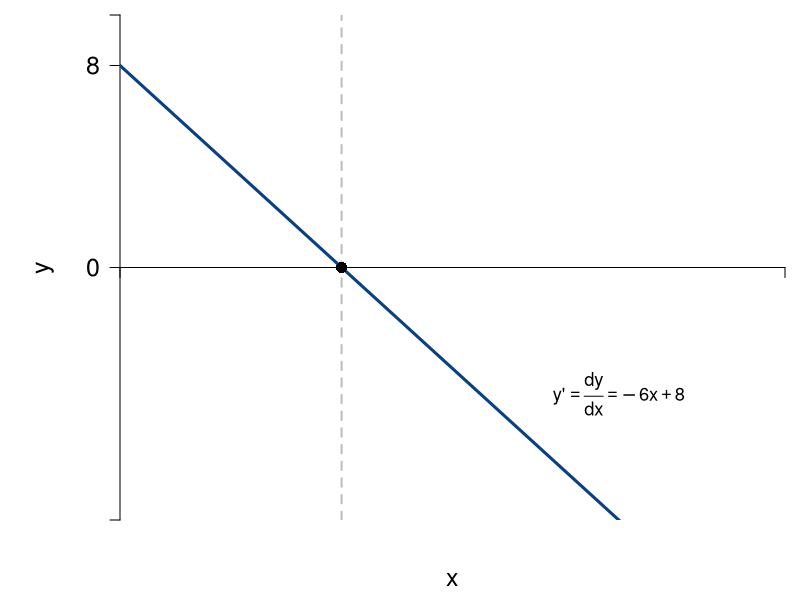

Write R code to recreate this figure.
#Graph Designer: Scott Cohn
#Authors: Bowles and Halliday
#Title: Coordination, Conflict and Competition: A Text in Microeconomics

library(shape)
pdf(file = "mathappendix/function_and_deriv_2.pdf", width = 8, height = 6)
par(mar=c(4,6,0.75,0.75))

#Set parameters for graphics
axislabelsize <- 1.5
labelsize <- 1.1
graphlinewidth <- 3
segmentlinewidth <- 2

COL <- c("#7fc97f", "#beaed4", "#fdc086", "#ffff99", "#386cb0", "#f0027f", "#bf5b17", "#666666")
COLA <- c("#e0f3db", "#99d8c9","#66c2a4","#41ae76", "#238b45", "#005824")
COLB <- c("#4eb3d3", "#2b8cbe", "#0868ac","#084081")

xlims <- c(0, 4)
ylims <- c(-10, 10)

npts <- 501 
x <- seq(xlims[1], xlims[2], length.out = npts)
y <- seq(ylims[1], ylims[2], length.out = npts) 

plot(0, 0, xlim = xlims, ylim = ylims, type = "n",
     xlab = expression(paste("")),
     ylab = expression(paste("")), 
     xaxt = "n", 
     yaxt = "n", 
     cex.lab = axislabelsize, 
     bty = "n", 
     xaxs="i", 
     yaxs="i"
)

ticksx <- c(xlims[1], xlims[2])
xlabels <- c(NA, NA)
ticksy <- c(ylims[1], 0, 8, ylims[2])
ylabels <- c(NA, 0, 8, NA)

axis(1, at = ticksx,  pos = 0, labels = xlabels, cex.axis = axislabelsize)
axis(2, at = ticksy,  pos = 0, labels = ylabels, las = 1, cex.axis = axislabelsize)

npts <- 500 
xx1 <- seq(xlims[1], xlims[2], length.out = npts)
xx2 <-seq(xlims[1], xlims[2] - 4, length.out = npts)
xx3 <- seq(xlims[1], 0, length.out = npts)

#Axis labels
mtext(expression(paste("", x)), side = 1, line = 2.5, cex = axislabelsize)
text(-.45, 0, expression(paste("", y)), xpd = TRUE, cex = axislabelsize, srt = 90) 

#equations:
eq <- function(x){
  -6*x + 8
}


# segments
segments(1.333, -10, 1.333, 10, lty = 2, col = "gray", lwd = segmentlinewidth)

# lines
lines(xx1, eq(xx1), col = COLB[4], lwd = graphlinewidth)

# points
points(1.333, 0, pch = 16, col = "black", cex = 1.5)

# label function
text(3, -5, expression(paste({"y'" == frac(dy, dx)} == -6*x + 8)),  xpd = TRUE, cex = labelsize)

dev.off()
